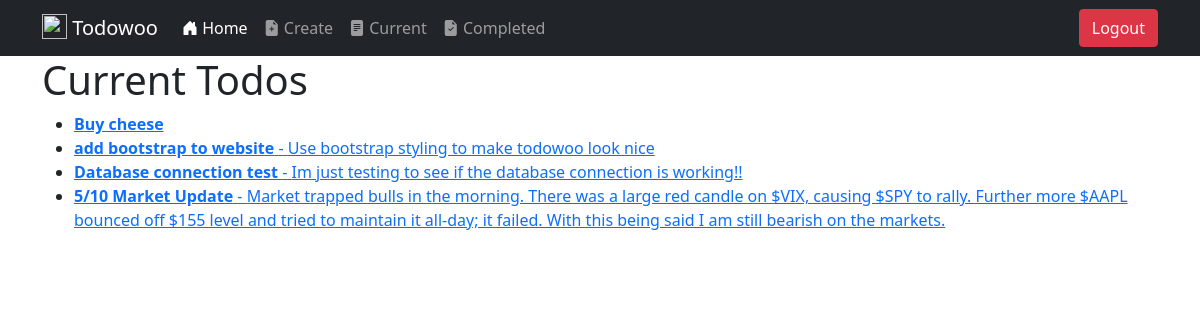
/current/ (signed in), run on the app's committed database.
### todo/models.py (models this page shows, shortened)
class Todo(models.Model):
    title = models.CharField(max_length=100)
    description = models.TextField(blank=True)
    created = models.DateTimeField(auto_now_add=True)
    datecompleted = models.DateTimeField(null=True, blank=True)
    important = models.BooleanField(default=False)
    user = models.ForeignKey(User, on_delete=models.CASCADE)

### todo/views.py (the view)
# urls.py: path('current/', views.currenttodos, name="currenttodos"),
@login_required
def currenttodos(request):
    todos = Todo.objects.filter(user=request.user, datecompleted__isnull=True)
    return render(request, 'todo/currenttodos.html', {'todos': todos})

### todo/templates/todo/currenttodos.html
{% extends 'todo/base.html' %}
{% block content %}
<h1>Current Todos</h1>
<ul>
{% for todo in todos %}
<li>
    <a href="{% url 'viewtodo' todo.id %}">
    {% if todo.important %}<b>{% endif %}{{ todo.title }}{% if todo.important %}</b>{% endif %}
    {% if todo.description %} - {{ todo.description }}{% endif %}
    </a>
</li>
{% endfor %}
</ul>
{% endblock %}

### data on the page
Todo: title "Buy cheese"
Todo: title "add bootstrap to website", description "Use bootstrap styling to make todowoo look nice"
Todo: title "Database connection test", description "Im just testing to see if the database connection is working!!"
Todo: title "5/10 Market Update", description "Market trapped bulls in the morning. There was a large red candle on $VIX, causing $SPY to rally. Further more $AAPL bounced off $155 level and tried to maintain it all-day; it failed. With this being said I am still bearish on the markets."
